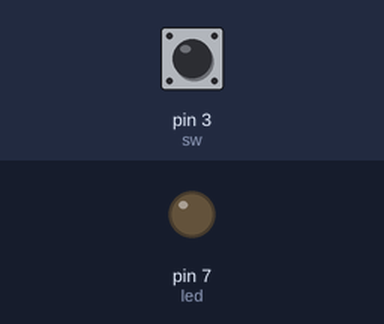
This sketch was run on a simulated Arduino Uno, built with avr-gcc and run on an emulated ATmega328P. On the bench: output pins drawn as LEDs (lit = HIGH). Inputs (shaded band) come from the test bench; at power-on: pin 3 (sw) HIGH.

Above: at 1.2 s.
1.3 s: pin 3 (sw) pulled LOW for 0.15 s
At 1.37 s:
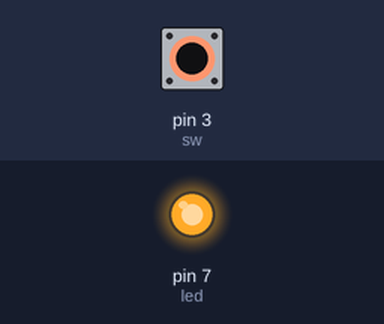
2.9 s: pin 3 (sw) pulled LOW for 3.2 s
At 6.6 s:
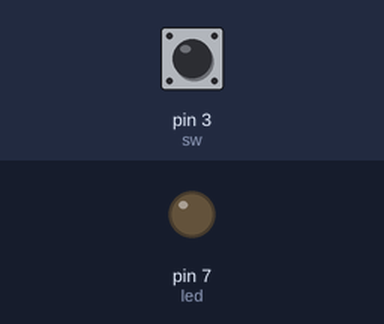
Timing chart, 0 to 8.1 s (numbered marks = the images above; inputs shaded):
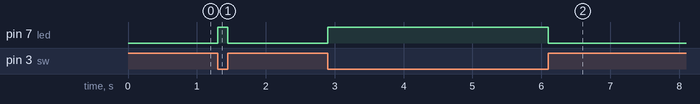

Measured:
- after the input at 1.3 s, pin 7 (led): LOW → HIGH at once, → LOW 0.15 s later
- after the input at 2.9 s, pin 7 (led): LOW → HIGH at once, → LOW 3.2 s later

The sketch:

Input.ino
```cpp
const int led = 7;
const int sw = 3;
void setup() {
  // put your setup code here, to run once:
  pinMode(led, OUTPUT);
  pinMode(sw, INPUT); //Floating state
}

void loop() {
  // put your main code here, to run repeatedly:

  int val = digitalRead(sw);

  if(val ==LOW)
    digitalWrite(led, HIGH);
  if(val == HIGH)
    digitalWrite(led, LOW);
  //  (pin Number, State);

}
```
